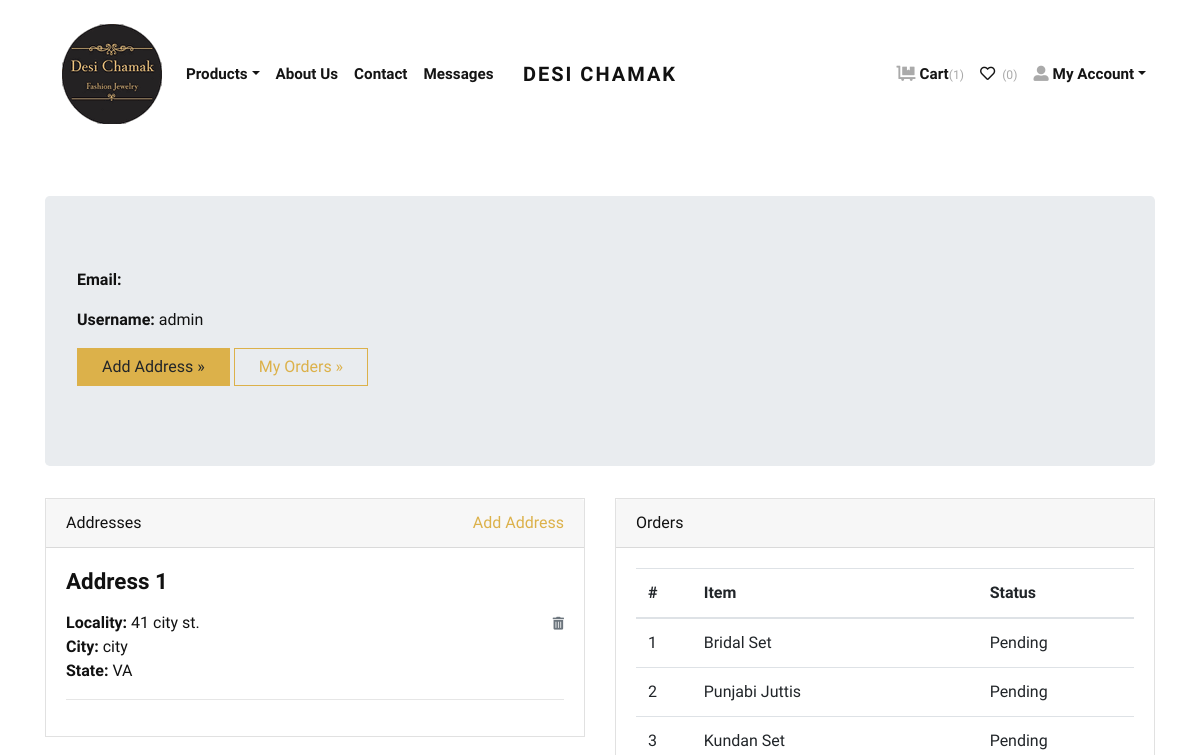
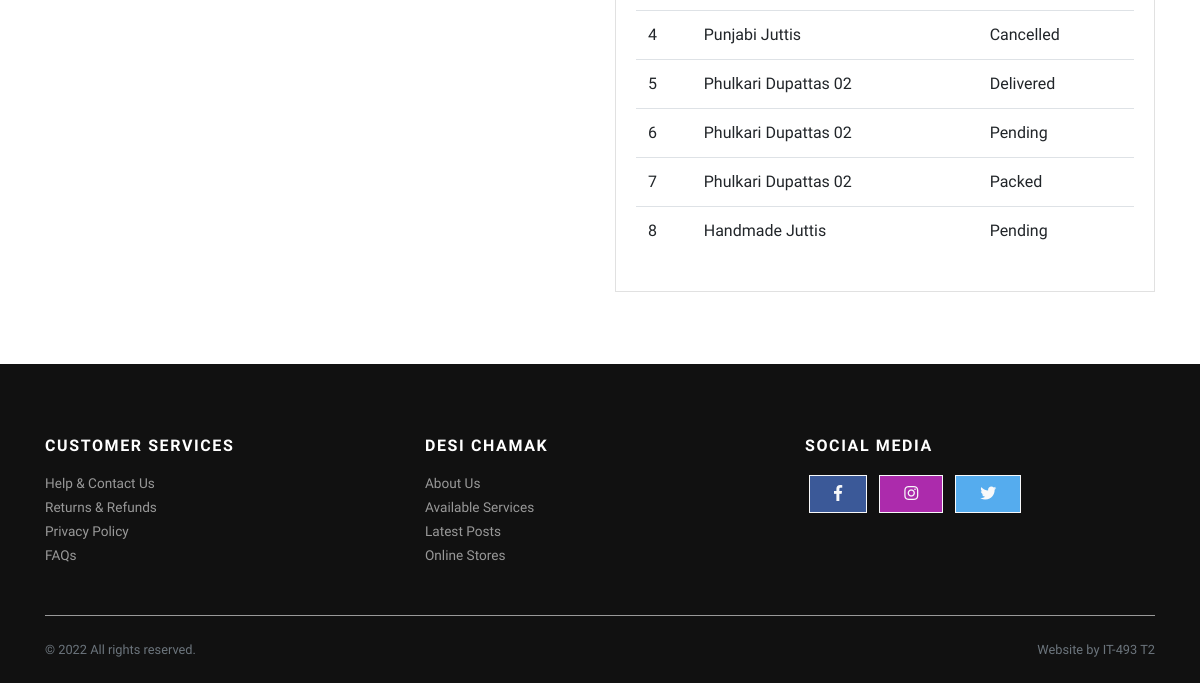
Before: /accounts/profile/ (signed in) with the older database file (2 pictures, top to bottom).
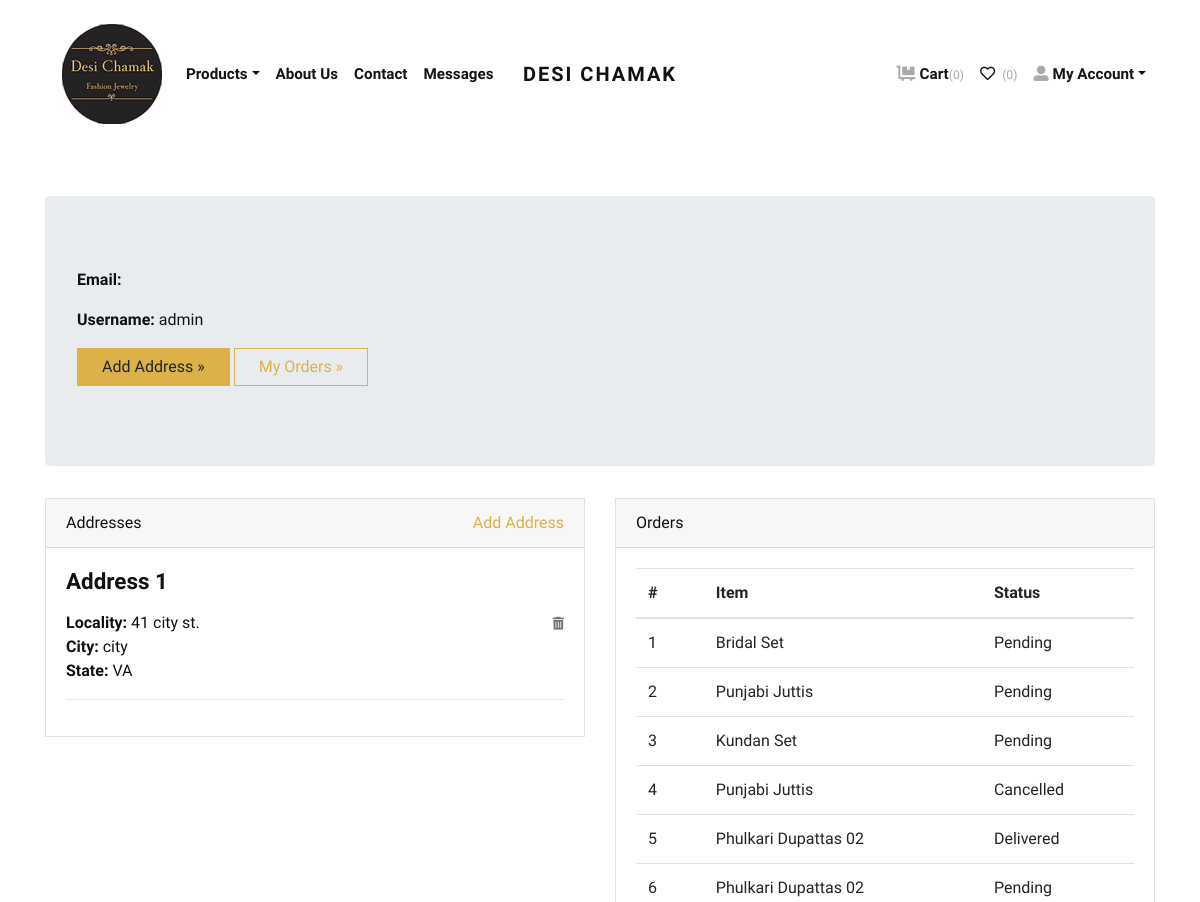
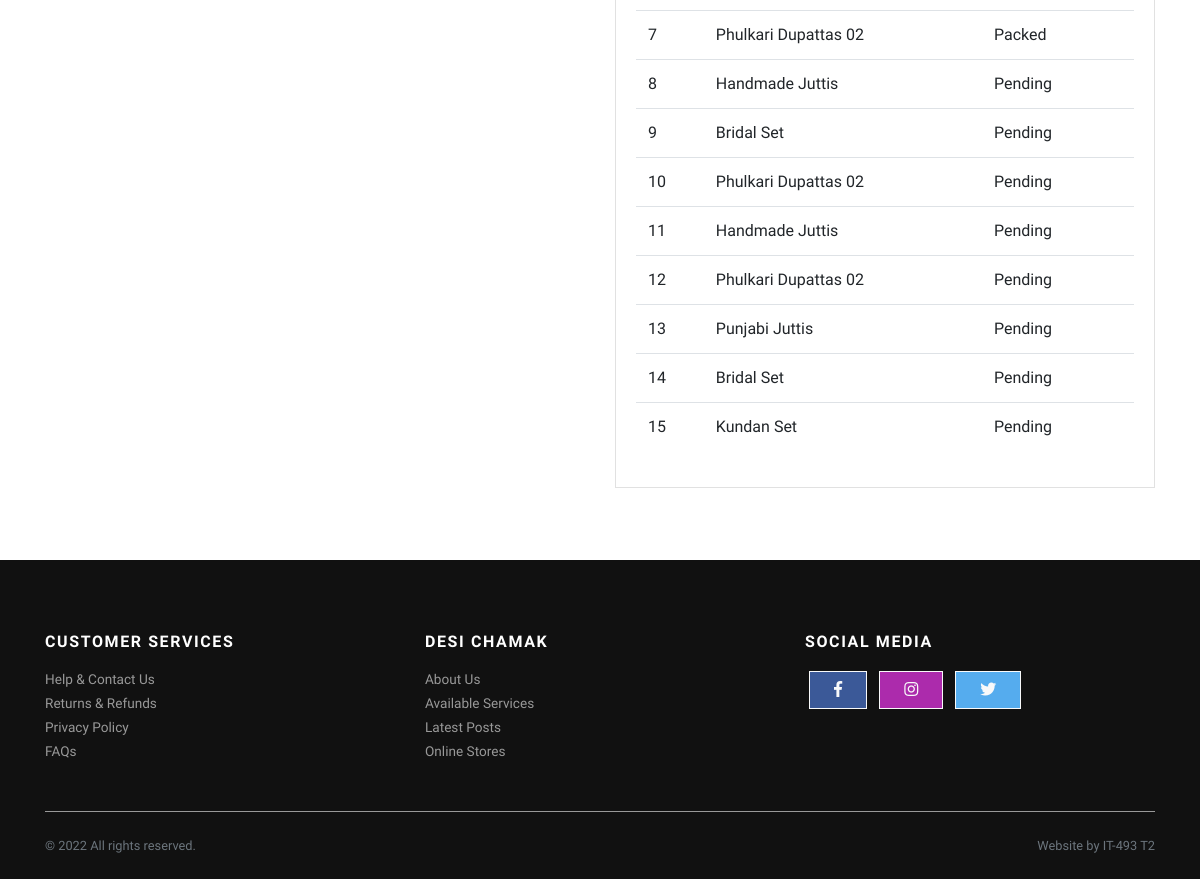
After: the same page with the newer database file (2 pictures, top to bottom).
### store/models.py (models this page shows, shortened)
class Address(models.Model):
    user = models.ForeignKey(User, verbose_name="User", on_delete=models.CASCADE)
    locality = models.CharField(max_length=150, verbose_name="Nearest Location")
    city = models.CharField(max_length=150, verbose_name="City")
    state = models.CharField(max_length=150, verbose_name="State")
    country = models.CharField(max_length=150, verbose_name="Country", default="United States")

class Order(models.Model):
    user = models.ForeignKey(User, verbose_name="User", on_delete=models.CASCADE)
    address = models.ForeignKey(Address, verbose_name="Shipping Address", on_delete=models.CASCADE)
    product = models.ForeignKey(Product, verbose_name="Product", on_delete=models.CASCADE)
    quantity = models.PositiveIntegerField(verbose_name="Quantity")
    ordered_date = models.DateTimeField(auto_now_add=True, verbose_name="Ordered Date")
    status = models.CharField(
        choices=STATUS_CHOICES,
        max_length=50,
        default="Pending"
        )

class Product(models.Model):
    title = models.CharField(max_length=150, verbose_name="Product Title")
    slug = models.SlugField(max_length=160, verbose_name="Product Slug")
    sku = models.CharField(max_length=255, unique=True, verbose_name="Unique Product ID (SKU)")
    short_description = models.TextField(verbose_name="Short Description")
    detail_description = models.TextField(blank=True, null=True, verbose_name="Detail Description")
    product_image = models.ImageField(upload_to='product', blank=True, null=True, verbose_name="Product Image")
    price = models.DecimalField(max_digits=8, decimal_places=2)
    category = models.ForeignKey(Category, verbose_name="Product Categoy", on_delete=models.CASCADE)
    is_active = models.BooleanField(verbose_name="Is Active?")
    is_featured = models.BooleanField(verbose_name="Is Featured?")
    created_at = models.DateTimeField(auto_now_add=True, verbose_name="Created Date")
    updated_at = models.DateTimeField(auto_now=True, verbose_name="Updated Date")
    class Meta:
        verbose_name_plural = 'Products'
        ordering = ('-created_at', )

### store/views.py (the view)
# urls.py: path('accounts/profile/', views.profile, name="profile"),
@login_required
def profile(request):
    addresses = Address.objects.filter(user=request.user)
    orders = Order.objects.filter(user=request.user)
    return render(request, 'account/profile.html', {'addresses': addresses, 'orders': orders})

### store/context_preprocessors.py (called while the page is built)
def store_menu(request):
    categories = Category.objects.filter(is_active=True)
    context = {
        'categories_menu': categories,
    }
    return context

def cart_menu(request):
    if request.user.is_authenticated:
        cart_items= Cart.objects.filter(user=request.user)
        context = {
            'cart_items': cart_items,
        }
    else:
        context = {}
    return context

### templates/account/profile.html (shortened to what this page needs)
{% extends 'base.html' %}
{% load static %}
    {% block content %}
      <div class="container py-5">
        <div class="jumbotron">
          <p><strong>Email:</strong> {{request.user.email}}</p>
          <p><strong>Username:</strong> {{request.user.username}}</p>
          <p><a class="btn btn-primary btn-large" href="{% url 'store:add-address' %}">Add Address »</a> <a class="btn btn-outline-primary btn-large" href="{% url 'store:orders' %}">My Orders »</a></p>
        </div>
        <div class="row">
          <div class="col-lg-6">
            <div class="card mb-4" id="headings">
              <div class="card-header">Addresses <span class="float-right"><a href="{% url 'store:add-address' %}">Add Address</a></span></div>
              <div class="card-body">
                {% if addresses %}
                    {% for address in addresses %}
                        <h4 class="mb-3">Address {{forloop.counter}}</h4>
                        <span class="float-right"><a href="{% url 'store:remove-address' address.id %}"><i class="fas fa-trash-alt small text-muted"></i></a></span>
                        <p>
                            <strong>Locality: </strong>{{address.locality}} <br>
                            <strong>City: </strong>{{address.city}} <br>
                            <strong>State: </strong>{{address.state}} <br>
                        </p>
                        <hr>
                    {% endfor %}
                {% else %}
                <div class="text-danger">
                  Address not Added.
                </div>
                {% endif %}
              </div>
            </div>
          </div>
          <div class="col-lg-6">
            <div class="card mb-4" id="tables">
              <div class="card-header">Orders</div>
              <div class="card-body">
                <table class="table table-hover">
                  <thead>
                    <tr>
                      <th>#</th>
                      <th>Item</th>
                      <th>Status</th>
                    </tr>
                  </thead>
                  <tbody>
                    {% if orders %}
                      {% for order in orders %}
                        <tr>
                          <td>{{forloop.counter}}</td>
                          <td>{{order.product.title}}</td>
                          <td>
                            {{order.status}}
                          </td>
                        </tr>
                      {% endfor %}
                    {% else %}
                    <tr>
                      <td class="text-danger" colspan="3">You've not Ordered anything yet.</td>
                    </tr>
                    {% endif %}
                  </tbody>
                </table>
              </div>
            </div>
          </div>
        </div>
      </div>
{% endblock content %}

### templates/base.html (shortened to what this page needs)
{% load static %}
<!DOCTYPE html>
<html>
  <head>
    <link rel="stylesheet" href="{% static 'vendor/bootstrap/css/bootstrap.min.css' %}">
    <link rel="stylesheet" href="{% static 'vendor/lightbox2/css/lightbox.min.css' %}">
    <link rel="stylesheet" href="{% static 'vendor/nouislider/nouislider.min.css' %}">
    <link rel="stylesheet" href="{% static 'vendor/bootstrap-select/css/bootstrap-select.min.css' %}">
    <link rel="stylesheet" href="{% static 'vendor/owl.carousel2/assets/owl.carousel.min.css' %}">
    <link rel="stylesheet" href="{% static 'vendor/owl.carousel2/assets/owl.theme.default.css' %}">
    <link rel="stylesheet" href="{% static 'css/style.gold.css' %}" id="theme-stylesheet">
    <link rel="stylesheet" href="{% static 'css/custom.css' %}">
  </head>
  <body>
    <div class="page-holder">
      {% include 'navbar.html' %}
      {% block content %}
      {% endblock content %}
      {% include 'footer.html' %}
      {% include 'scripts.html' %}
  </body>

### templates/navbar.html (shortened to what this page needs)
{% load static %}
      <header class="header bg-white" >
        <div class="container px-0 px-lg-3">
          <nav class="navbar navbar-expand-lg navbar-light py-3 px-lg-0"><a class="navbar-brand" href="{% url 'store:home' %}"><span class="font-weight-bold text-uppercase text-dark">Desi Chamak</span></a>
            <div class="collapse navbar-collapse" id="navbarSupportedContent">
              <a class="nav-link active" href="{% url 'store:home' %}"><img src="{% static "img/desi_logo_1.png" %}" alt="logo"></a>
                <ul class="navbar-nav mr-auto">
                <li class="nav-item dropdown"><a class="nav-link dropdown-toggle" id="pagesDropdown" href="#" data-toggle="dropdown" aria-haspopup="true" aria-expanded="false">Products</a>
                </li>
                <li class="nav-item">
                  <a class="nav-link" href="{% url 'store:home' %}">About Us</a>
                </li>
                <li class="nav-item">
                  <a class="nav-link" href="{% url 'store:contact_us' %}">Contact</a>
                </li>
                {% if perms.Store.view_messages %}
                <li class="nav-item">
                  <a class="nav-link" href="{% url 'store:cust_messages' %}">Messages</a>
                </li>
                {% endif %}
              </ul>
              <ul class="navbar-nav ml-auto">
                {% if request.user.is_authenticated %}
                  <li class="nav-item"><a class="nav-link" href="{% url 'store:cart' %}"> <i class="fas fa-dolly-flatbed mr-1 text-gray"></i>Cart<small class="text-gray">({{cart_items.count}})</small></a></li>
                  <li class="nav-item"><a class="nav-link" href="#"> <i class="far fa-heart mr-1"></i><small class="text-gray"> (0)</small></a></li>
                  <li class="nav-item dropdown"><a class="nav-link dropdown-toggle" id="pagesDropdown" href="#" data-toggle="dropdown" aria-haspopup="true" aria-expanded="false"><i class="fas fa-user-alt mr-1 text-gray"></i>My Account</a></a>
                </li>
                {% else %}
                  <li class="nav-item"><a class="nav-link" href="{% url 'store:login' %}">Login</a></li>
                  <li class="nav-item"><a class="nav-link" href="{% url 'store:register' %}">Create Account</a></li>
                {% endif %}
              </ul>
            </div>
          </nav>
        </div>
      </header>

### templates/footer.html
<footer class="bg-dark text-white" style="color: gold">
    <div class="container py-4">
      <div class="row py-5">
        <div class="col-md-4 mb-3 mb-md-0">
          <h6 class="text-uppercase mb-3">Customer Services</h6>
          <ul class="list-unstyled mb-0">
            <li><a class="footer-link" href="{% url 'store:contact_us' %}">Help &amp; Contact Us</a></li>
            <li><a class="footer-link" href="{% url 'store:cust_returns' %}">Returns &amp; Refunds</a></li>
            <li><a class="footer-link" href="{% url 'store:policy' %}">Privacy Policy</a></li>
            <li><a class="footer-link" href="{% url 'store:faq' %}">FAQs</a></li>
          </ul>
        </div>
        <div class="col-md-4 mb-3 mb-md-0">
          <h6 class="text-uppercase mb-3">Desi Chamak</h6>
          <ul class="list-unstyled mb-0">
            <li><a class="footer-link" href="#">About Us</a></li>
            <li><a class="footer-link" href="#">Available Services</a></li>
            <li><a class="footer-link" href="#">Latest Posts</a></li>
            <li><a class="footer-link" href="#">Online Stores</a></li>
          </ul>
        </div>
        <div class="col-md-4">
          <h6 class="text-uppercase mb-3">Social Media</h6>
          <a class="btn btn-outline-light btn-floating m-1" style="background-color: #3b5998;" href="https://www.facebook.com/DesiChamak/" role="button"><i class="fab fa-facebook-f"></i></a>
            <a class="btn btn-outline-light btn-floating m-1" style="background-color: #ac2bac;" href="https://www.instagram.com/desichamak/" role="button"><i class="fab fa-instagram"></i></a>
            <a class="btn btn-outline-light btn-floating m-1" style="background-color: #55acee;" href="https://twitter.com/DesiChamak" role="button"><i class="fab fa-twitter"></i></a>
        </div>
      </div>
      <div class="border-top pt-4" style="border-color: #999999 !important">
        <div class="row">
          <div class="col-lg-6">
            <p class="small text-muted mb-0">&copy; 2022 All rights reserved.</p>
          </div>
          <div class="col-lg-6 text-lg-right">
            <p class="small text-muted mb-0">Website by IT-493 T2</p>
          </div>
        </div>
      </div>
    </div>
</footer>

### templates/scripts.html (shortened to what this page needs)
{% load static %}
      <link rel="stylesheet" href="https://use.fontawesome.com/releases/v5.7.1/css/all.css">
    </div>
  </body>
</html>

### jewelryshop/static/css/style.gold.css (style rules this page uses)
.text-gray { color: #aaa !important; }
strong { font-weight: 700; }
.navbar { position: relative; }
@media (min-width: 992px) { .navbar-brand { position: absolute; top: 50%; left: 50%; -webkit-transform: translate(-50%, -50%); transform: translate(-50%, -50%); } }
.footer-link { font-size: 0.85rem; position: relative; color: #999; transition: all 0.3s; }
.footer-link::before { content: '\f0da'; display: inline-block; font-family: 'Font Awesome\ 5 Free'; font-weight: 900; position: absolute; top: 50%; left: 0; -webkit-transform: translateY(-50%); transform: translateY(-50%); color: #fff; transition: all 0.3s; opacity: 0; }
.text-uppercase { text-transform: uppercase; letter-spacing: 0.1em; }
.navbar { padding: 0.5rem 1rem; }
.navbar-brand { display: inline-block; padding-top: 0.3125rem; padding-bottom: 0.3125rem; margin-right: 1rem; font-size: 1.25rem; }
.navbar-light .navbar-brand { color: #dcb14a; }
.navbar-light .navbar-nav .nav-link { color: rgba(17, 17, 17, 0.99); font-weight: 800; font-size: 0.95rem; transition: all 0.3s; }
.btn { font-weight: 400; border: 1px solid transparent; font-family: inherit; padding: 0.375rem 1.5rem; font-size: 1rem; line-height: 1.5; border-radius: 0; transition: color 0.15s ease-in-out, background-color 0.15s ease-in-out, border-color 0.15s ease-in-out, box-shadow 0.15s ease-in-out; }
.btn-primary { color: #212529; background-color: #dcb14a; border-color: #dcb14a; }
.btn-outline-primary { color: #dcb14a; background-color: transparent; background-image: none; border-color: #dcb14a; }
.btn-outline-light { color: #f8f9fa; background-color: transparent; background-image: none; border-color: #f8f9fa; }
body { font-family: "Libre Franklin", sans-serif; font-size: 1rem; font-weight: 400; line-height: 1.5; color: #111111; background-color: #fff; }
a { color: #dcb14a; text-decoration: none; }
h1, h2, h3, h4, h5, h6, .h1, .h2, .h3, .h4, .h5, .h6 { margin-bottom: 0.5rem; font-family: inherit; font-weight: 900; line-height: 1.2; color: inherit; }
h4, .h4 { font-size: 1.4rem; }
h6, .h6 { font-size: 1rem; }
hr { border-top: 1px solid rgba(17, 17, 17, 0.1); }
small, .small { font-size: 80%; font-weight: 400; }
.bg-dark { background-color: #111111 !important; }
.text-dark { color: #111111 !important; }
.nav-link { padding: 0.5rem 1rem; }
.card { background-color: #fff; border: 1px solid rgba(17, 17, 17, 0.125); border-radius: 0; }
.card-body { padding: 1.25rem; }
.card-header { padding: 0.75rem 1.25rem; background-color: rgba(17, 17, 17, 0.03); border-bottom: 1px solid rgba(17, 17, 17, 0.125); }
.card-header:first-child { border-radius: calc(0 - 1px) calc(0 - 1px) 0 0; }

Changed rows visible on the page:
added Order: product "Bridal Set", status "Pending"
added Order: product "Phulkari Dupattas 02", status "Pending"
added Order: product "Handmade Juttis", status "Pending"
added Order: product "Phulkari Dupattas 02", status "Pending"
added Order: product "Punjabi Juttis", status "Pending"
added Order: product "Bridal Set", status "Pending"
added Order: product "Kundan Set", status "Pending"
Other visible differences:
{{ cart_items.count }}: "1" → "0"
